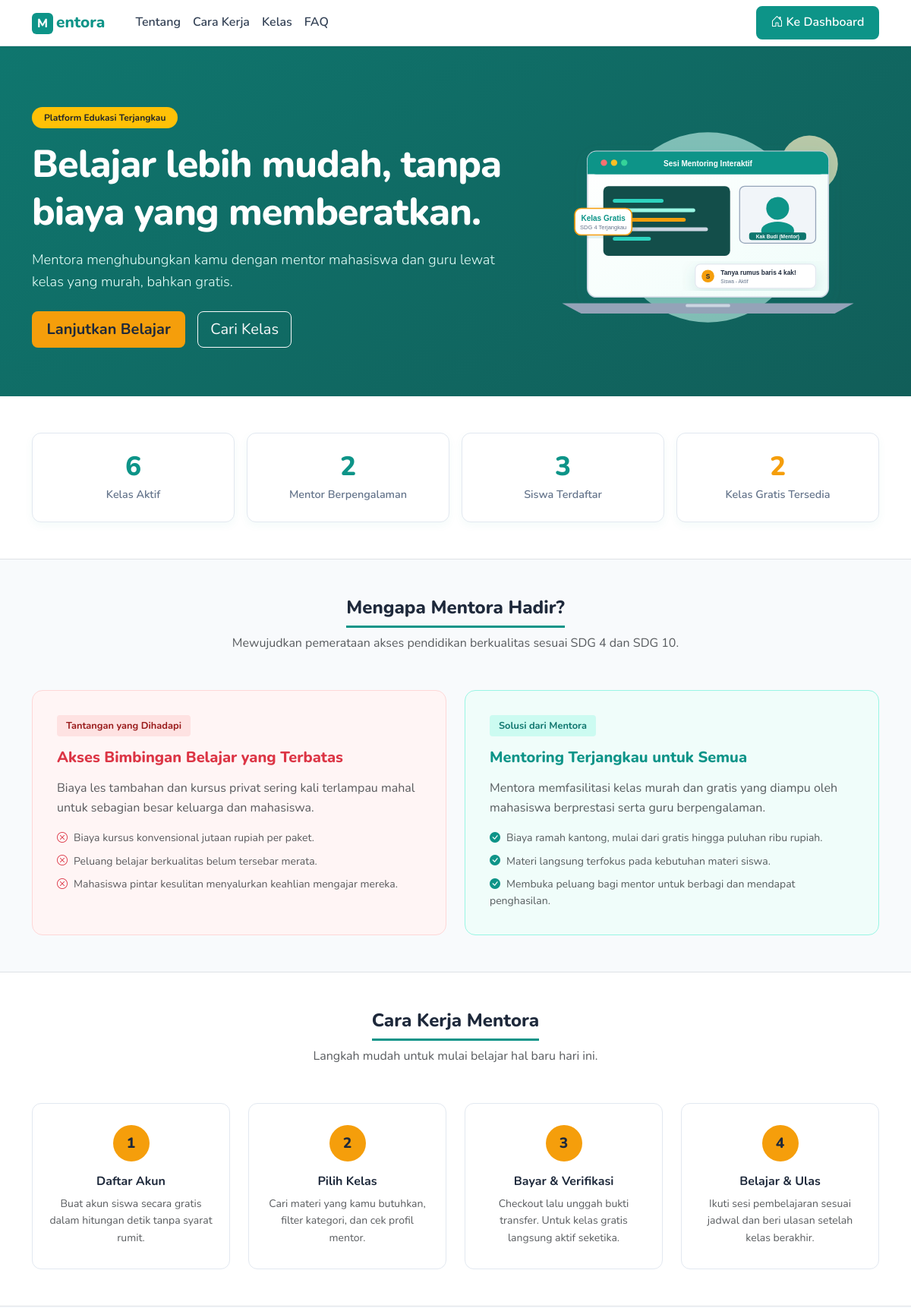
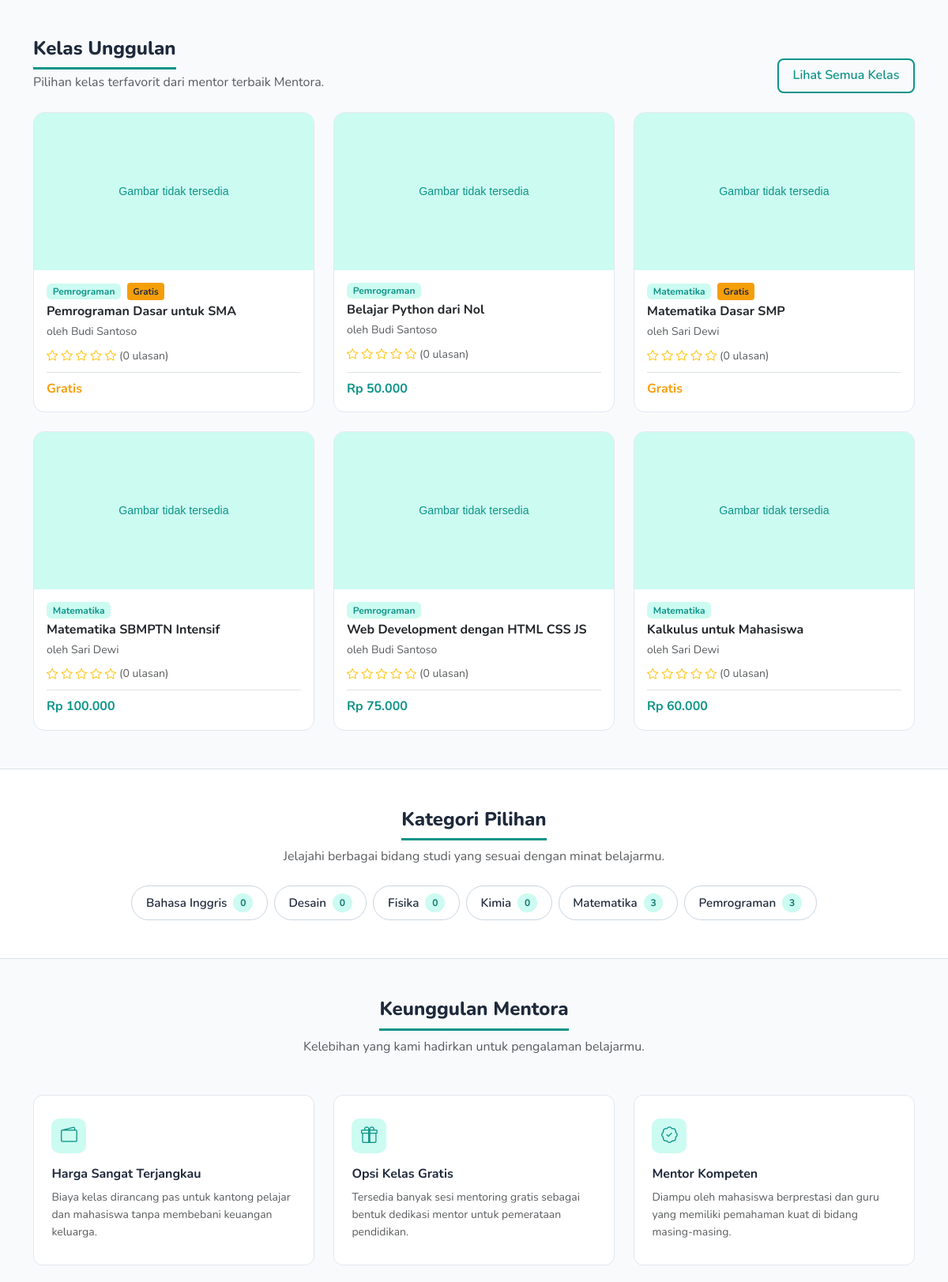
/ (signed in, upper part), run on the app's committed database (2 pictures, top to bottom).
### tables this page shows
CREATE TABLE categories (
    id INT AUTO_INCREMENT PRIMARY KEY,
    nama VARCHAR(100) NOT NULL UNIQUE
);

CREATE TABLE courses (
    id INT AUTO_INCREMENT PRIMARY KEY,
    mentor_id INT NOT NULL,
    category_id INT NOT NULL,
    judul VARCHAR(200) NOT NULL,
    deskripsi TEXT,
    harga DECIMAL(10,2) NOT NULL DEFAULT 0,
    jadwal VARCHAR(100),
    durasi VARCHAR(50),
    kuota INT NOT NULL DEFAULT 20,
    thumbnail VARCHAR(255),
    status ENUM('aktif','nonaktif') NOT NULL DEFAULT 'aktif',
    created_at DATETIME DEFAULT CURRENT_TIMESTAMP,
    FOREIGN KEY (mentor_id) REFERENCES users(id) ON DELETE RESTRICT,
    FOREIGN KEY (category_id) REFERENCES categories(id) ON DELETE RESTRICT
);

CREATE TABLE users (
    id INT AUTO_INCREMENT PRIMARY KEY,
    nama VARCHAR(100) NOT NULL,
    email VARCHAR(150) NOT NULL UNIQUE,
    password VARCHAR(255) NOT NULL,
    role ENUM('admin','mentor','siswa') NOT NULL DEFAULT 'siswa',
    bio TEXT,
    keahlian VARCHAR(255),
    foto VARCHAR(255),
    created_at DATETIME DEFAULT CURRENT_TIMESTAMP
);

### index.php (the view, shortened to what the rows shown need)
<?php
require_once __DIR__ . '/config/db.php';
require_once __DIR__ . '/includes/functions.php';
require_once __DIR__ . '/includes/landing_data.php';
$data = get_landing_data($conn);
$stats = $data['stats'];
$kelas_unggulan = $data['kelas_unggulan'];
$kategori = $data['kategori'];
?>
<!DOCTYPE html>
<html lang="id">
<head>
    <link rel="stylesheet" href="https://cdn.jsdelivr.net/npm/bootstrap@5.3.2/dist/css/bootstrap.min.css">
    <link rel="stylesheet" href="https://cdn.jsdelivr.net/npm/bootstrap-icons@1.11.3/font/bootstrap-icons.css">
    <link rel="stylesheet" href="<?= base_url('assets/css/style.css') ?>">
    <link rel="stylesheet" href="<?= base_url('assets/css/landing.css') ?>">
</head>
<body>
<main>
    <section class="landing-hero" aria-labelledby="hero-title">
        <div class="container">
            <div class="row align-items-center g-4">
                <div class="col-lg-7">
                    <h1 id="hero-title" class="mb-3">Belajar lebih mudah, tanpa biaya yang memberatkan.</h1>
                </div>
            </div>
        </div>
    </section>
    <section class="py-5 bg-white border-bottom" aria-labelledby="stats-heading">
        <div class="container">
            <div class="row g-3">
                <div class="col-6 col-md-3">
                    <div class="stat-card">
                        <div class="stat-num"><?= $stats['mentor'] ?></div>
                        <div class="stat-label">Mentor Berpengalaman</div>
                    </div>
                </div>
                <div class="col-6 col-md-3">
                    <div class="stat-card">
                        <div class="stat-num" style="color:var(--amber)"><?= $stats['gratis'] ?></div>
                        <div class="stat-label">Kelas Gratis Tersedia</div>
                    </div>
                </div>
            </div>
        </div>
    </section>
    <section id="tentang" class="py-5" aria-labelledby="masalah-solusi-heading">
        <div class="container">
            <div class="text-center max-w-700 mx-auto mb-5">
                <h2 id="masalah-solusi-heading" class="section-heading mb-2">Mengapa Mentora Hadir?</h2>
            </div>
        </div>
    </section>
    <section id="cara-kerja" class="py-5 bg-white border-top border-bottom" aria-labelledby="cara-kerja-heading">
        <div class="container">
            <div class="text-center mb-5">
                <h2 id="cara-kerja-heading" class="section-heading mb-2">Cara Kerja Mentora</h2>
            </div>
        </div>
    </section>
    <section id="kelas" class="py-5" aria-labelledby="kelas-heading">
        <div class="container">
            <div class="d-flex justify-content-between align-items-end mb-4 flex-wrap gap-2">
                <div>
                    <h2 id="kelas-heading" class="section-heading mb-1">Kelas Unggulan</h2>
                </div>
            </div>
            <?php if (empty($kelas_unggulan)): ?>
                <div class="empty-state">
                    <i class="bi bi-journal-text" aria-hidden="true"></i>
                    <p class="fs-6 fw-600">Belum ada kelas aktif saat ini.</p>
                    <p class="small">Kunjungi kembali nanti untuk melihat kelas terbaru.</p>
                </div>
            <?php else: ?>
                <div class="row g-4">
                    <?php foreach ($kelas_unggulan as $k): ?>
                    <div class="col-md-6 col-lg-4">
                        <article class="card-kelas">
                            <a href="<?= base_url('kelas-detail.php?id=' . $k['id']) ?>">
                                <div class="thumbnail-wrapper">
                                    <img src="<?= thumbnail_url($k['thumbnail']) ?>"
                                         alt="Thumbnail kelas <?= htmlspecialchars($k['judul']) ?>"
                                         width="400" height="225"
                                         loading="lazy">
                                </div>
                            </a>
                            <div class="card-body d-flex flex-column p-3">
                                <div class="d-flex align-items-center gap-2 mb-1">
                                    <span class="badge bg-teal-light text-teal small"><?= htmlspecialchars($k['kategori']) ?></span>
                                    <?php if ($k['harga'] == 0): ?>
                                        <span class="badge-gratis">Gratis</span>
                                    <?php endif; ?>
                                </div>
                                <h3 class="fs-6 fw-700 mb-1">
                                    <a href="<?= base_url('kelas-detail.php?id=' . $k['id']) ?>" class="text-dark text-decoration-none">
                                        <?= htmlspecialchars($k['judul']) ?>
                                    </a>
                                </h3>
                                <p class="text-muted small mb-2">oleh <?= htmlspecialchars($k['mentor_nama']) ?></p>
                                <div class="d-flex align-items-center gap-1 mb-2">
                                    <?= rating_stars(round($k['avg_rating'])) ?>
                                    <span class="text-muted small">(<?= $k['jml_review'] ?> ulasan)</span>
                                </div>
                                <div class="mt-auto fw-700 text-teal pt-2 border-top">
                                    <?= $k['harga'] > 0 ? format_rupiah($k['harga']) : '<span style="color:var(--amber)">Gratis</span>' ?>
                                </div>
                            </div>
                        </article>
                    </div>
                    <?php endforeach; ?>
                </div>
            <?php endif; ?>
        </div>
    </section>
    <section class="py-5 bg-white border-top border-bottom" aria-labelledby="kategori-heading">
        <div class="container text-center">
            <h2 id="kategori-heading" class="section-heading mb-2">Kategori Pilihan</h2>
            <div class="d-flex flex-wrap justify-content-center gap-2">
                <?php foreach ($kategori as $cat): ?>
                    <a href="<?= base_url('kelas.php?kategori=' . $cat['id']) ?>" class="cat-chip">
                        <span><?= htmlspecialchars($cat['nama']) ?></span>
                        <span class="cat-chip-count"><?= $cat['jml_kelas'] ?></span>
                    </a>
                <?php endforeach; ?>
            </div>
        </div>
    </section>
    <section class="py-5" aria-labelledby="keunggulan-heading">
        <div class="container">
            <div class="text-center mb-5">
                <h2 id="keunggulan-heading" class="section-heading mb-2">Keunggulan Mentora</h2>
            </div>
        </div>
    </section>
</main>
</body>
</html>

### includes/functions.php (shortened to what the rows shown need)
<?php
function base_url($path = '') {
    $protocol = (!empty($_SERVER['HTTPS']) && $_SERVER['HTTPS'] !== 'off') ? 'https' : 'http';
    $host = $_SERVER['HTTP_HOST'] ?? 'localhost';
    $script = str_replace('\\', '/', $_SERVER['SCRIPT_NAME'] ?? '');
    $pos = strpos($script, '/mentora');
    $root = ($pos !== false) ? substr($script, 0, $pos + 8) : '';
    return $protocol . '://' . $host . $root . ($path ? '/' . ltrim($path, '/') : '');
}
function format_rupiah($angka) {
    return 'Rp ' . number_format((float)$angka, 0, ',', '.');
}
function rating_stars($rating) {
    $html = '';
    for ($i = 1; $i <= 5; $i++) {
        $html .= $i <= $rating
            ? '<i class="bi bi-star-fill text-warning" aria-hidden="true"></i>'
            : '<i class="bi bi-star text-warning" aria-hidden="true"></i>';
    }
    return $html;
}
function thumbnail_url($file) {
    return base_url('assets/img/no-thumbnail.svg');
}

### data on the page
categories: id "2", nama "Pemrograman", jml_kelas "3"
courses: category.nama "Pemrograman", harga "Gratis", judul "Pemrograman Dasar untuk SMA", mentor.nama "Budi Santoso", jml_review "0"
courses: category.nama "Pemrograman", judul "Belajar Python dari Nol", mentor.nama "Budi Santoso", jml_review "0", harga "Rp 50.000"
courses: category.nama "Matematika", harga "Gratis", judul "Matematika Dasar SMP", mentor.nama "Sari Dewi", jml_review "0"
courses: category.nama "Matematika", judul "Matematika SBMPTN Intensif", mentor.nama "Sari Dewi", jml_review "0", harga "Rp 100.000"
courses: category.nama "Pemrograman", judul "Web Development dengan HTML CSS JS", mentor.nama "Budi Santoso", jml_review "0", harga "Rp 75.000"
courses: category.nama "Matematika", judul "Kalkulus untuk Mahasiswa", mentor.nama "Sari Dewi", jml_review "0", harga "Rp 60.000"
categories: nama "Bahasa Inggris", jml_kelas "0"
categories: nama "Desain", jml_kelas "0"
categories: nama "Fisika", jml_kelas "0"
categories: nama "Kimia", jml_kelas "0"
categories: nama "Matematika", jml_kelas "3"

### other printed values
$dashboard_label "Ke Dashboard"
$stats['kelas'] "6"
$stats['siswa'] "3"
